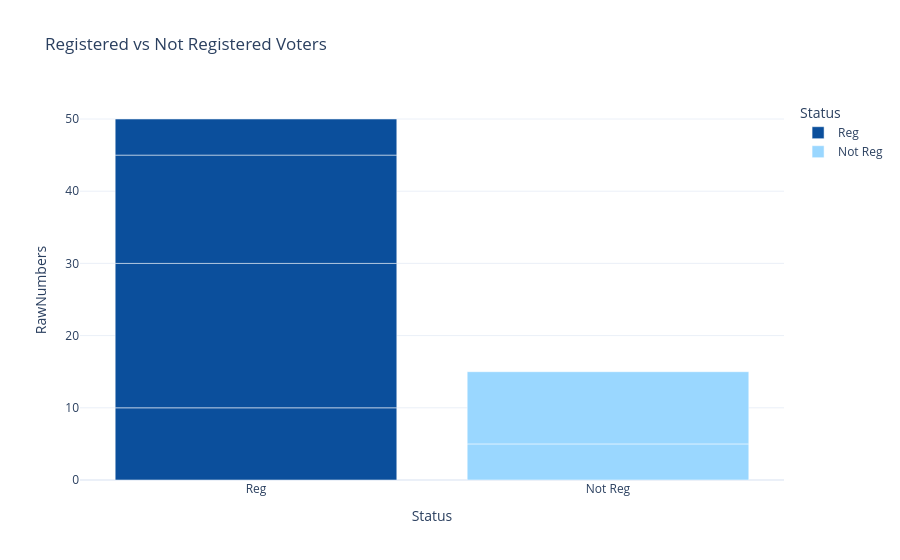

Here is the notebook cell this chart was saved with:
### Code cell
# This code creates a practice bar chart for comparing registered and not registered counts.
fig5 = px.bar(
    vote_2024_copy,
    x="Status",
    y="RawNumbers",
    color="Status",
    title="Registered vs Not Registered Voters",
    color_discrete_map=COLOR_MAP
)
fig5.show()

### Figure 1 — Plotly figure (JSON) as saved in the notebook; plotly's stock layout.template omitted (floating-point values rounded to 4 significant figures)
{"data": [{"hovertemplate": "Status=%{x}<br>RawNumbers=%{y}<extra></extra>", "legendgroup": "Reg", "marker": {"color": "#0B4F9C", "pattern": {"shape": ""}}, "name": "Reg", "orientation": "v", "showlegend": true, "textposition": "auto", "type": "bar", "x": ["Reg", "Reg", "Reg", "Reg"], "xaxis": "x", "y": [10, 20, 15, 5], "yaxis": "y"}, {"hovertemplate": "Status=%{x}<br>RawNumbers=%{y}<extra></extra>", "legendgroup": "Not Reg", "marker": {"color": "#9AD7FF", "pattern": {"shape": ""}}, "name": "Not Reg", "orientation": "v", "showlegend": true, "textposition": "auto", "type": "bar", "x": ["Not Reg", "Not Reg"], "xaxis": "x", "y": [5, 10], "yaxis": "y"}], "layout": {"barmode": "relative", "legend": {"title": {"text": "Status"}, "tracegroupgap": 0}, "title": {"text": "Registered vs Not Registered Voters"}, "xaxis": {"anchor": "y", "categoryarray": ["Reg", "Not Reg"], "categoryorder": "array", "domain": [0, 1], "title": {"text": "Status"}}, "yaxis": {"anchor": "x", "domain": [0, 1], "title": {"text": "RawNumbers"}}}}
